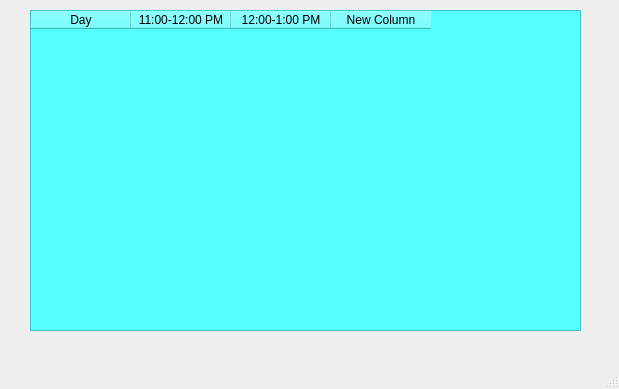
<?xml version="1.0" encoding="UTF-8"?>
<ui version="4.0">
 <class>MainWindow</class>
 <widget class="QMainWindow" name="MainWindow">
  <property name="geometry">
   <rect>
    <x>0</x>
    <y>0</y>
    <width>619</width>
    <height>389</height>
   </rect>
  </property>
  <property name="windowTitle">
   <string>MainWindow</string>
  </property>
  <widget class="QWidget" name="centralwidget">
   <widget class="QTableWidget" name="tableWidget">
    <property name="geometry">
     <rect>
      <x>30</x>
      <y>10</y>
      <width>551</width>
      <height>321</height>
     </rect>
    </property>
    <property name="styleSheet">
     <string notr="true">background-color:rgb(85, 255, 255);</string>
    </property>
    <column>
     <property name="text">
      <string>Day</string>
     </property>
     <property name="background">
      <color>
       <red>0</red>
       <green>0</green>
       <blue>0</blue>
      </color>
     </property>
    </column>
    <column>
     <property name="text">
      <string>11:00-12:00 PM</string>
     </property>
    </column>
    <column>
     <property name="text">
      <string>12:00-1:00 PM</string>
     </property>
    </column>
    <column>
     <property name="text">
      <string>New Column</string>
     </property>
    </column>
   </widget>
  </widget>
  <widget class="QMenuBar" name="menubar">
   <property name="geometry">
    <rect>
     <x>0</x>
     <y>0</y>
     <width>619</width>
     <height>21</height>
    </rect>
   </property>
  </widget>
  <widget class="QStatusBar" name="statusbar"/>
 </widget>
 <resources/>
 <connections/>
</ui>
